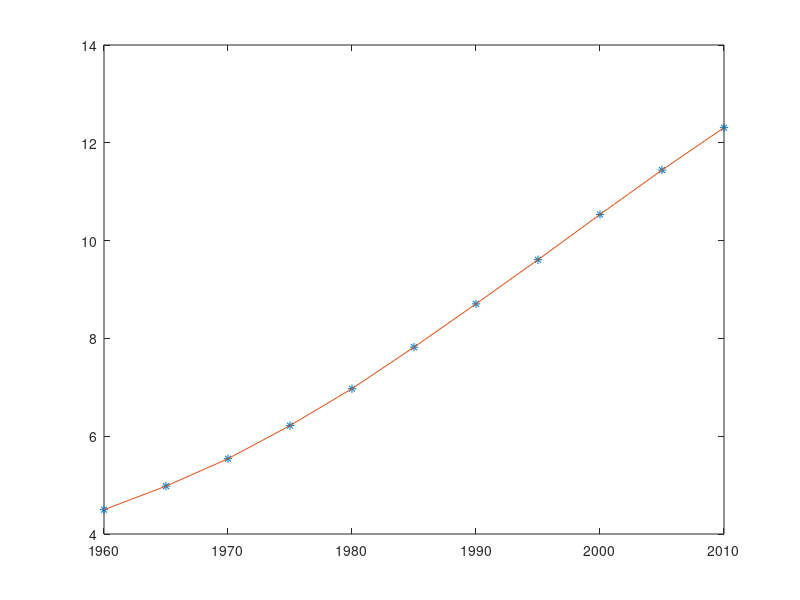

Recreate this plot in MATLAB. (Note: this script raises an error after producing the figure.)
x=1960:5:2014; 
y=[4.4966 4.9792 5.5394 6.2170 6.9722 7.8208 8.7060 9.6087 10.5348 11.4432 12.3098]; 
plot(x,y,'*',x,y);
hold on;
a0=[0.01,0.001];
a=lsqcurvefit('curvefit_fun2',a0,x,y);
disp(['a=' num2str(a)]);
xi=1960:5:2020;
yi=curvefit_fun2(a,xi);
plot(xi,yi,'r');
x1=2031;
y1=curvefit_fun2(a,x1)
hold off